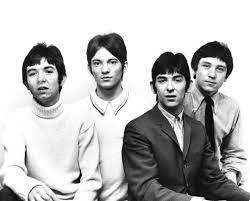
#> input picture my_image.jpeg, 250 x 201 px
$ python edge_detection.py
#> lines starting #> are read from the running program, lines starting #| are printed output that depends on the picture; after the words box and inside, x2 and y2 are one past the last pixel; in counts of white or black regions, pixels touching at a corner belong together
import cv2

img = cv2.imread("my_image.jpeg")
#> img is the input picture: shape (201, 250, 3); min 0, max 255, mean 186.2

canny = cv2.Canny(img, 20, 170)
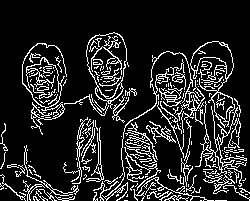
#> canny: shape (201, 250); 14.6% white in thin lines or dots, all inside (x1, y1, x2, y2) = (0, 32, 250, 201)

cv2.imshow("Canny", canny)
cv2.waitKey(0)
